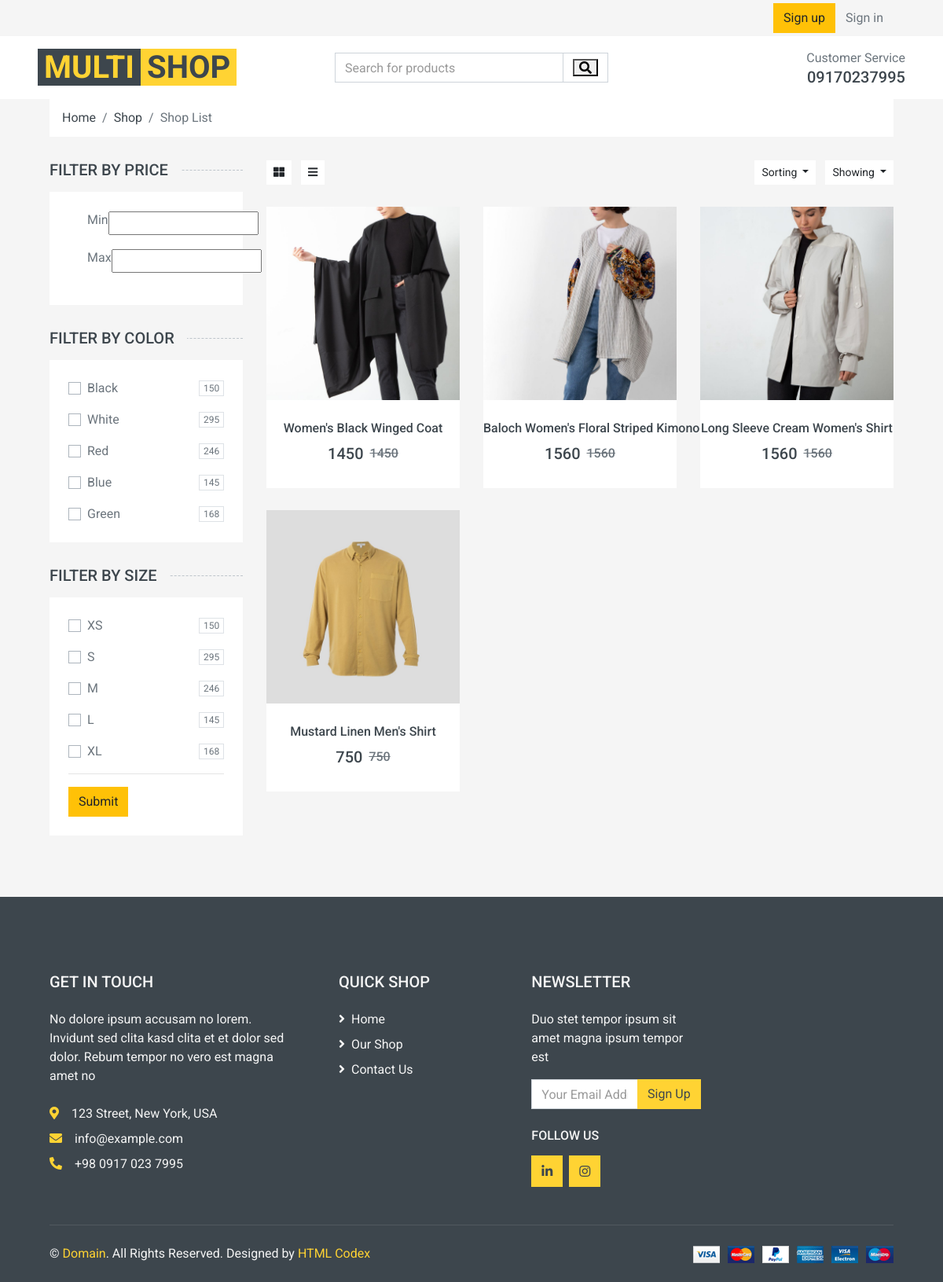
The page /category/shop/loptob on the database as committed earlier.
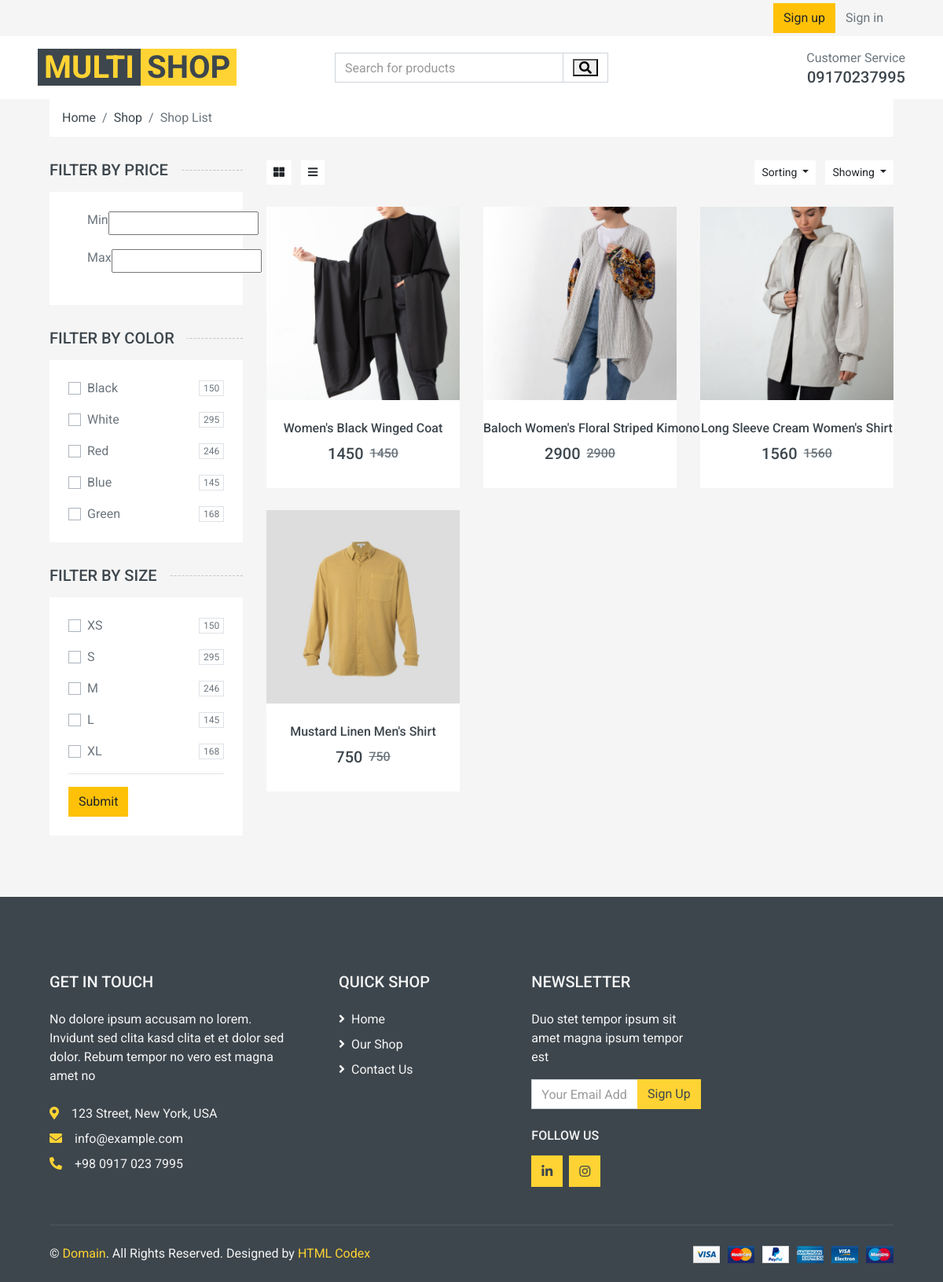
The same page on the database as committed later.
### product/models.py (models this page shows, shortened)
class Product(models.Model):
    featured = models.BooleanField(default=False)
    title = models.CharField(max_length=100, blank=True, null=True)
    category = models.ManyToManyField(Category, null=True, blank=True)
    description = models.TextField(null=True, blank=True)
    price = models.IntegerField(null=True, blank=True)
    discount = models.SmallIntegerField(null=True, blank=True)
    image = models.ImageField(null=True)
    size = models.ManyToManyField(Size, related_name="products", null=True, blank=True)
    color = models.ManyToManyField(Color, related_name="color", blank=True, null=True)
    status = models.BooleanField(null=True, default=True)
    created_at = models.DateTimeField(auto_now_add=True, blank=True, null=True)
    def get_absolut_url(self):
        return reverse('product:product_detail', kwargs={"pk": self.id})

### product/views.py (the view)
# urls.py: path("category/shop/<slug:slug>", views.CategoryDetailView.as_view(), name='category_list')
class CategoryDetailView(View):
    def get(self, request, slug):
        page_number = request.GET.get("page")
        category = get_object_or_404(Category, slug=slug)
        product = category.product_set.all()
        paginator = Paginator(product, 6)
        object_list = paginator.get_page(page_number)
        return render(request, "product/products_list.html", {"object_list": object_list})

### context_processrs/context_procssers.py (called while the page is built)
def number_product_user(request):
    order = OrderItem.objects.all()
    return {'number_product': order}

def featured_category(request):
    category = Category.objects.filter(featured=True).order_by('-created_at')[:3]
    return {"fc": category}

def featured_product_list(request):
    featured = Product.objects.filter(featured=True)
    return {"fp": featured}

def recent_product(request):
    recent_product_list = Product.objects.filter(status=True).order_by('-created_at')[:15]
    return {"rp": recent_product_list}

def featured_product(request):
    featured = Product.objects.filter(featured=True).order_by('-created_at')
    return {"fp_s": featured}

### product/templates/product/products_list.html (shortened to what the changed rows need)
{% extends "base.html" %}
{% load static %}
{% block main %}
    <div class="container-fluid">
        <div class="row px-xl-5">
            <div class="col-lg-9 col-md-8">
                <div class="row pb-3">
                    {% for pro in object_list %}
                        <div class="col-lg-4 col-md-6 col-sm-6 pb-1">
                            <div class="product-item bg-light mb-4">
                                <div class="product-img position-relative overflow-hidden">
                                    <a href="{{ pro.get_absolut_url }}"><img class="img-fluid w-100"
                                                                             src="{{ pro.image.url }}"
                                                                             alt=""></a>
                                    <div class="product-action">
                                    </div>
                                </div>
                                <div class="text-center py-4">
                                    <a class="h6 text-decoration-none text-truncate"
                                       href="{{ pro.get_absolut_url }}">{{ pro.title }}</a>
                                    <div class="d-flex align-items-center justify-content-center mt-2">
                                        <h5>{{ pro.price }}</h5>
                                        <h6 class="text-muted ml-2">
                                            <del>{{ pro.price }}</del>
                                        </h6>
                                    </div>
                                </div>
                            </div>
                        </div>
                    {% endfor %}
                </div>
            </div>
        </div>
    </div>
{% endblock %}

Rows that differ between the two databases and show on the page:
changed Product "Baloch Women's Floral Striped Kimono": price "1560" → "2900"
